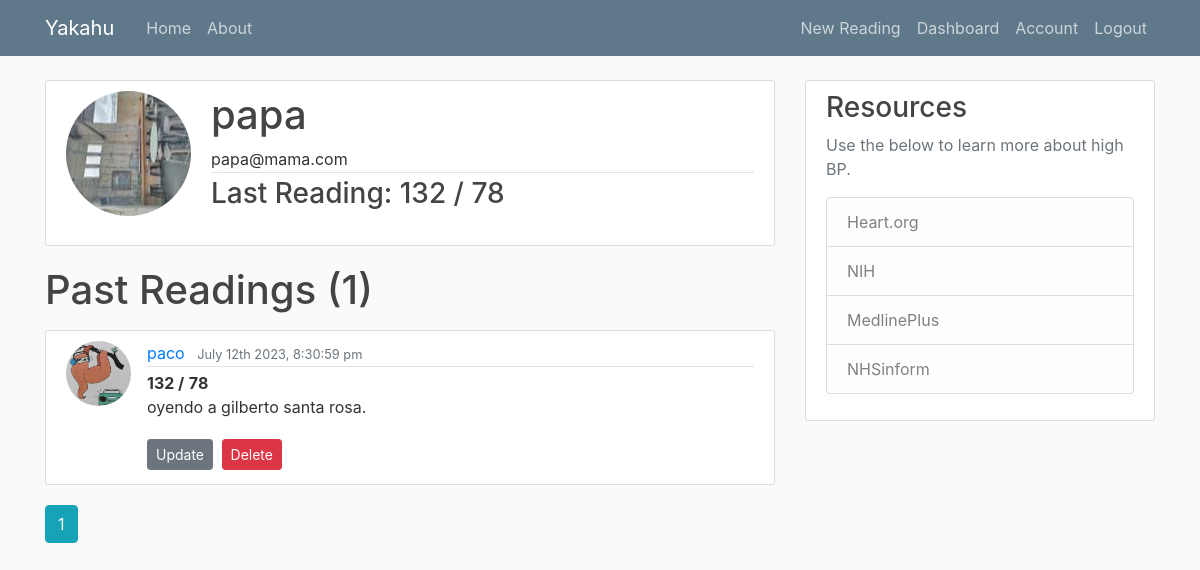
Page /user/paco (signed in) on the earlier database version.
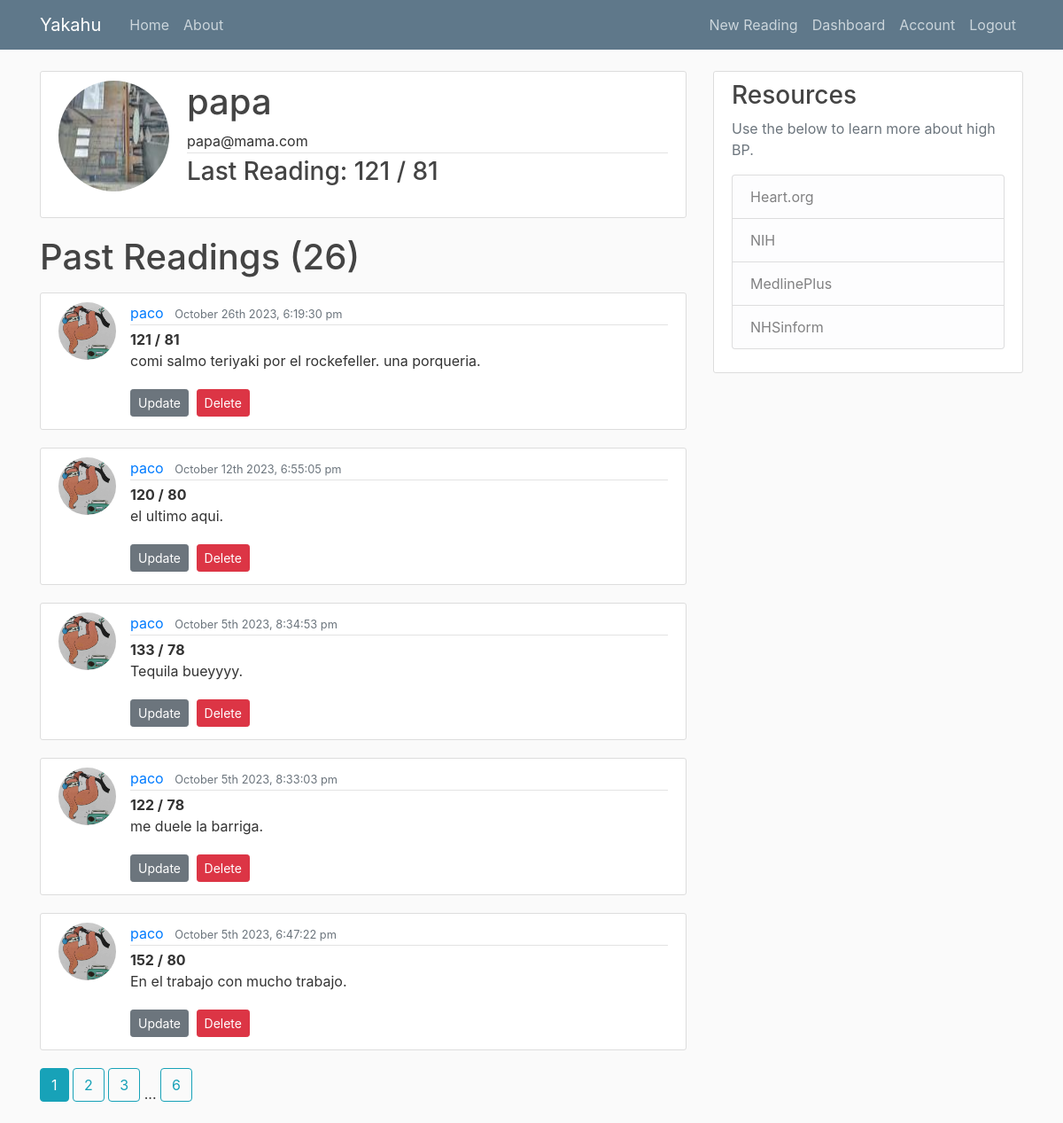
Same page on the later database version.
### mbp/models.py (models this page shows, shortened)
class User(db.Model, UserMixin):
    id = db.Column(db.Integer, primary_key=True)
    username = db.Column(db.String(20), unique=True, nullable=False)
    email = db.Column(db.String(120), unique=True, nullable=False)
    image_file = db.Column(db.String(20), nullable=False, default='default.jpg')
    password = db.Column(db.String(60), nullable=False)
    readings = db.relationship('Reading', backref='user', lazy=True)

class Reading(db.Model):
    id = db.Column(db.Integer, primary_key=True)
    sys = db.Column(db.String(3), nullable=False)
    dia = db.Column(db.String(3), nullable=False)
    notes = db.Column(db.Text, nullable=False)
    date_posted = db.Column(db.DateTime, nullable=False, default=datetime.utcnow)
    user_id = db.Column(db.Integer, db.ForeignKey('user.id'), nullable=False)

### mbp/users/routes.py (the view)
@users.route('/user/<string:username>')
@login_required
def user_readings(username):
    image_file = url_for('static', filename='profile_pics/' + current_user.image_file)
    page = request.args.get('page', 1, type=int) #Grab the page we want. In this case page one. Set type integer as the page number.
    user = User.query.filter_by(username=username).first_or_404()
    lreading = Reading.query.filter_by(user=user).order_by(Reading.id.desc()).first()
    reading = Reading.query.filter_by(user=user)\
        .order_by(Reading.date_posted.desc())\
        .paginate(page=page, per_page=5) #Show 5 readings per page. Can use http://localhost:8000/home?page=3 to navigate to pages.
    return render_template('user_readings.html', title='User Dashboard', reading=reading, user=user, username=username, image_file=image_file, lreading=lreading)

### mbp/models.py (called while the page is built)
@login_manager.user_loader
def load_user(user_id):
    return User.query.get(int(user_id))

### mbp/templates/user_readings.html (shortened to what this page needs)
{% extends "base.html" %}
{% block content %}
<div class="content-section">
    <div class="media">
      <img class="rounded-circle account-img" src="{{ image_file }}">
      <div class="media-body">
        <h2 class="account-heading">{{ current_user.username }}</h2>
        <p class="article-metadata">{{ current_user.email }}</p>
        <h3 class="mb-lg-4">Last Reading: {{ lreading.sys }} / {{ lreading.dia}}</h3>
      </div>
    </div>
  </div>
    <h1 class="mb-3">Past Readings  ({{ reading.total }})</h1>
    {% for reading in reading.items %}
    <article class="media content-section">
      <img class="rounded-circle article-img" src="{{ url_for('static', filename='profile_pics/' + reading.user.image_file) }}" />
      <div class="media-body">
        <div class="article-metadata">
          <a class="mr-2" href="{{ url_for('users.user_readings', username=reading.user.username) }}">{{ reading.user.username }}</a>
          <small class="text-muted">{{ moment(reading.date_posted).format('MMMM Do YYYY, h:mm:ss a') }}</small>
        </div>
        <text class="font-weight-bold">{{ reading.sys }} /</text>
          <text class="font-weight-bold">{{ reading.dia}}</text>
          <p class="article-content">{{ reading.notes }}</p>
          <a class="btn btn-secondary btn-sm mt-1 mb-1" href="{{ url_for('readings.update_reading', reading_id=reading.id) }}">Update</a>
        <button type="button" class="btn btn-danger btn-sm m-1" data-toggle="modal" data-target="#deleteModal">Delete</button>
      </div>
    </article>
    {% endfor %}
    {% for page_num in reading.iter_pages(left_edge=1, right_edge=1, left_current=1, right_current=2) %}
      {% if page_num %}
        {% if reading.page == page_num %}
          <a class="btn btn-info mb-4" href="{{ url_for('users.user_readings', username=user.username, page=page_num) }}">{{ page_num }}</a>
        {% else %}
          <a class="btn btn-outline-info mb-4" href="{{ url_for('users.user_readings', username=user.username, page=page_num) }}">{{ page_num }}</a>
        {% endif %}
      {% else %}
        ...
      {% endif %}
    {% endfor %}
{% endblock content %}

### mbp/templates/base.html (shortened to what this page needs)
<!DOCTYPE html>
<html>
<head>
    <link rel="stylesheet" href="https://maxcdn.bootstrapcdn.com/bootstrap/4.0.0/css/bootstrap.min.css">
    <link rel="stylesheet" type="text/css" href="{{ url_for('static', filename='css/main.css') }}">
</head>
<body>
  <header class="site-header">
<nav class="navbar navbar-expand-md navbar-dark bg-steel fixed-top">
  <div class="container">
    <a class="navbar-brand mr-4" href="/">Yakahu</a>
    <div class="collapse navbar-collapse" id="navbarToggle">
      <div class="navbar-nav mr-auto">
        <a class="nav-item nav-link" href="/">Home</a>
        <a class="nav-item nav-link" href="/about">About</a>
      </div>
      <div class="navbar-nav">
        {% if current_user.is_authenticated %}
        <a class="nav-item nav-link" href="{{ url_for('readings.new_reading') }}">New Reading</a>
        <a class="nav-item nav-link" href="{{ url_for('users.user_readings', username=current_user.username) }}">Dashboard</a>
        <a class="nav-item nav-link" href="{{ url_for('users.account') }}">Account</a>
        <a class="nav-item nav-link" href="{{ url_for('users.logout') }}">Logout</a>
        {% else %}
          <a class="nav-item nav-link" href="{{ url_for('users.login') }}">Login</a>
          <a class="nav-item nav-link" href="{{ url_for('users.register') }}">Register</a>
        {% endif %}
      </div>
    </div>
  </div>
</nav>
</header>
      <main role="main" class="container">
        <div class="row">
          <div class="col-md-8">
            {% block content %}{% endblock %}
          </div>
          <div class="col-md-4">
            <div class="content-section">
              <h3>Resources</h3>
              <p class='text-muted'>Use the below to learn more about high BP.
                <ul class="list-group">
                  <a li class="list-group-item list-group-item-light" href="https://www.heart.org/en/health-topics/high-blood-pressure" target="_blank">Heart.org</li></a>
                  <a li class="list-group-item list-group-item-light" href="https://www.nhlbi.nih.gov/health/high-blood-pressure" target="_blank">NIH</li></a>
                  <a li class="list-group-item list-group-item-light" href="https://medlineplus.gov/highbloodpressure.html" target="_blank">MedlinePlus</li></a>
                  <a li class="list-group-item list-group-item-light" href="https://www.nhsinform.scot/illnesses-and-conditions/heart-and-blood-vessels/conditions/high-blood-pressure-hypertension" target="_blank">NHSinform</li></a>
                </ul>
              </p>
            </div>
          </div>
        </div>
      </main>
</body>
</html>

### mbp/static/css/main.css (style rules this page uses)
body { background: #fafafa; color: #333333; margin-top: 5rem; }
h1, h2, h3, h4, h5, h6 { color: #444444; }
.bg-steel { background-color: #5f788a; }
.site-header .navbar-nav .nav-link { color: #cbd5db; }
.content-section { background: #ffffff; padding: 10px 20px; border: 1px solid #dddddd; border-radius: 3px; margin-bottom: 20px; }
.article-content { white-space: pre-line; }
.article-img { height: 65px; width: 65px; margin-right: 16px; }
.article-metadata { padding-bottom: 1px; margin-bottom: 4px; border-bottom: 1px solid #e3e3e3 }
.account-img { height: 125px; width: 125px; margin-right: 20px; margin-bottom: 16px; }
.account-heading { font-size: 2.5rem; }

Differences in the rows shown:
no longer on this page (row edited): Reading: sys "132", dia "78", image_file (placeholder picture), user.username "paco", date_posted "July 12th 2023, 8:30:59 pm", notes "oyendo a gilberto santa rosa."
added Reading: sys "121", dia "81", image_file (placeholder picture), user.username "paco", date_posted "October 26th 2023, 6:19:30 pm", notes "comi salmo teriyaki por el rockefeller. una porqueria."
added Reading: image_file (placeholder picture), user.username "paco", date_posted "October 12th 2023, 6:55:05 pm", sys "120", dia "80", notes "el ultimo aqui."
added Reading: image_file (placeholder picture), user.username "paco", date_posted "October 5th 2023, 8:34:53 pm", sys "133", dia "78", notes "Tequila bueyyyy."
added Reading: image_file (placeholder picture), user.username "paco", date_posted "October 5th 2023, 8:33:03 pm", sys "122", dia "78", notes "me duele la barriga."
added Reading: image_file (placeholder picture), user.username "paco", date_posted "October 5th 2023, 6:47:22 pm", sys "152", dia "80", notes "En el trabajo con mucho trabajo."
Other differences:
{{ reading.total }}: "1" → "26"
new list line: "2"
new list line: "3"
new list line: "6"
